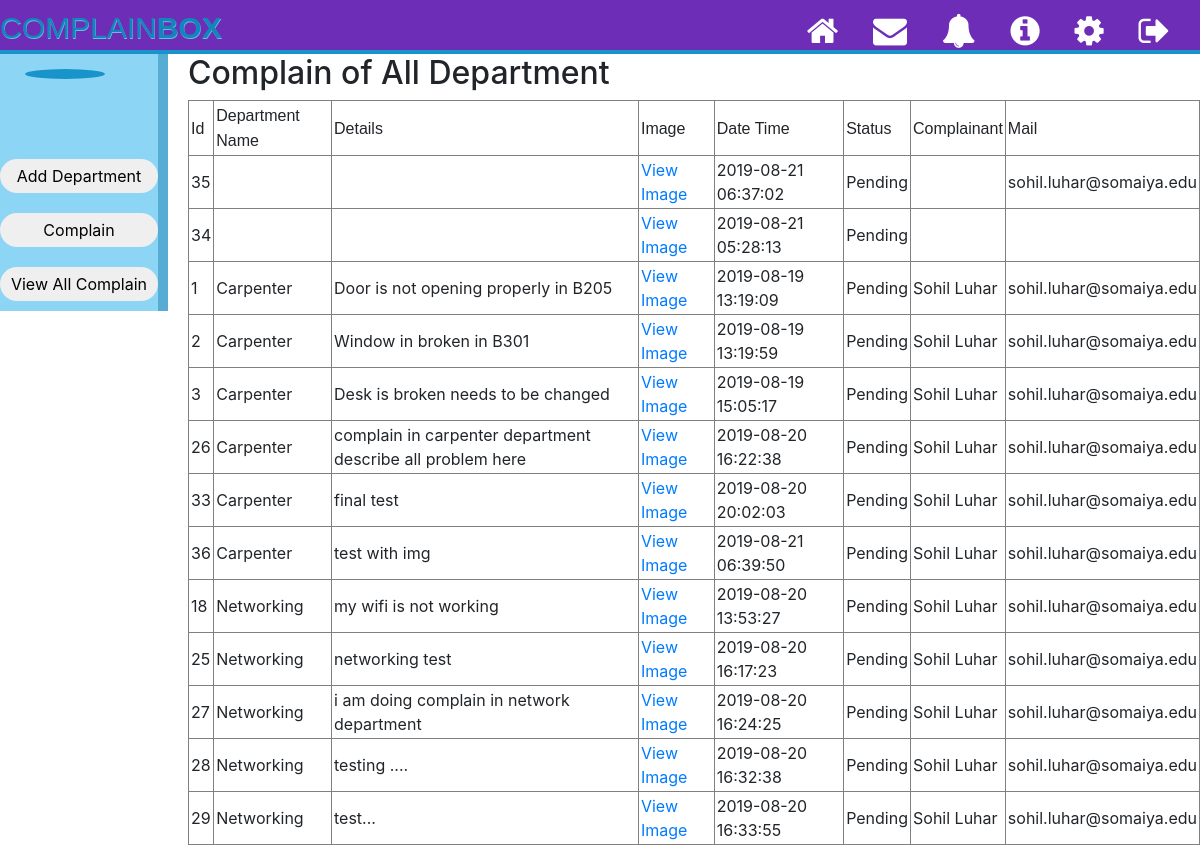
/allcomplain.php, run on an earlier commit of the app's database.
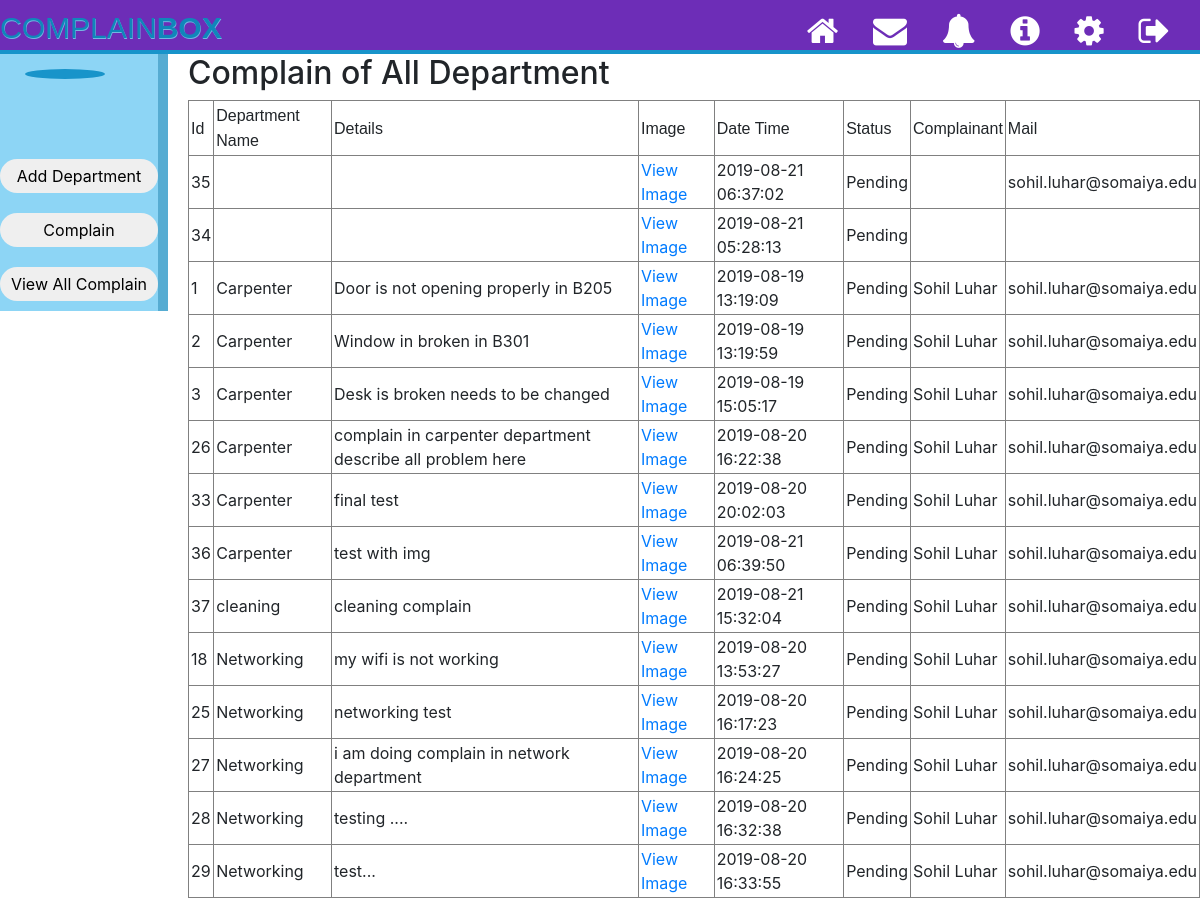
And on a later commit of the database.
### tables this page shows
CREATE TABLE `complain` (
  `id` int(11) NOT NULL,
  `description` varchar(10000) DEFAULT NULL,
  `complainimg` varchar(100) NOT NULL,
  `Departmentname` varchar(50) DEFAULT NULL,
  `complaindate` timestamp NULL DEFAULT CURRENT_TIMESTAMP,
  `status` varchar(30) DEFAULT NULL,
  `complainant` varchar(50) NOT NULL,
  `complainantmail` varchar(50) NOT NULL
);

### allcomplain.php (the view, shortened to what this page needs)
<!DOCTYPE html>
<html>
<head>
	<link rel="stylesheet" type="text/css" href="assets/css/style.css">
	<link rel="stylesheet" href="https://cdnjs.cloudflare.com/ajax/libs/font-awesome/4.7.0/css/font-awesome.min.css">
	<link rel="stylesheet" type="text/css" href="https://stackpath.bootstrapcdn.com/bootstrap/4.3.1/css/bootstrap.min.css">
</head>
<body>
	<div class="top_bar">
		<div class="logo">
			<a href="index.php">COMPLAIN<strong>BOX</strong></a>
		</div>
		<nav>
			<a href='' class="login_name">
			</a>
			<a href="#">
				<i class="fa fa-home fa-2x"></i>
			</a>
			<a href="#">
				<i class="fa fa-envelope fa-2x"></i>
			</a>
			<a href="#">
				<i class="fa fa-bell fa-2x"></i>
			</a>
			<a href="#">
				<i class="fa fa-info-circle fa-2x"></i>
			</a>
			<a href="#">
				<i class="fa fa-cog fa-2x"></i>
			</a>
			<a href="/complainbox/index.php">
				<i class="fa fa-sign-out fa-2x"></i>
			</a>
		</nav>
	</div>
<div class="profile_left">
 		<img src="<?php  echo $_SESSION['imgurl'];  ?>">
 		<div class="profile_info">
	 			<div class="profile_buttons">
	 			<button onclick="window.location.href = '/ComplainBox/adddepartment.php';" class="profile_complain_button">Add Department</button>
	 			<button class="profile_complain_button" onclick="window.location.href = '/ComplainBox/admindashboard.php';">Complain</button>
	 			<button class="profile_complain_button "onclick="window.location.href = '/ComplainBox/allcomplain.php'">View All Complain</button>
	 		</div>
	 	</div>
	 	</div>
   <?php
	$mysqli = new mysqli("localhost", "root", "", "complainbox");
	$sql = "SELECT * FROM complain ORDER BY Departmentname";
	$result=mysqli_query($mysqli,$sql);
	echo '<h2>Complain of All Department</h2>';
	echo '<table border="1" cellspacing="2" cellpadding="2">
		  <tr>
			  <td> <font face="Arial">Id</font> </td>
			  <td> <font face="Arial">Department Name</font> </td>
			  <td> <font face="Arial">Details</font> </td>
			  <td> <font face="Arial">Image</font> </td>
			  <td> <font face="Arial">Date Time</font> </td>
			  <td> <font face="Arial">Status</font> </td>
			  <td> <font face="Arial">Complainant</font> </td>
			  <td> <font face="Arial">Mail</font> </td>
		  </tr>';
	while($row = mysqli_fetch_array($result)){
		echo "<tr><td>".$row['id']."</td>";
		echo "<td>". $row['Departmentname']."</td>";
		echo "<td>". $row['description']."</td>";
		echo "<td><a target='_blank' href='" . $row['complainimg']."'>View Image</a></td>";
		echo "<td>".$row['complaindate']."</td>";
		echo "<td>".$row['status']."</td>";
		echo "<td>".$row['complainant']."</td>";
		echo "<td>".$row['complainantmail']."</td>";
	}
?>
</body>
</html>

What changed in the data, as far as the page shows it:
added complain: id "37", Departmentname "cleaning", description "cleaning complain", complaindate "2019-08-21 15:32:04", status "Pending", complainant "Sohil Luhar", complainantmail "sohil.luhar@somaiya.edu"
